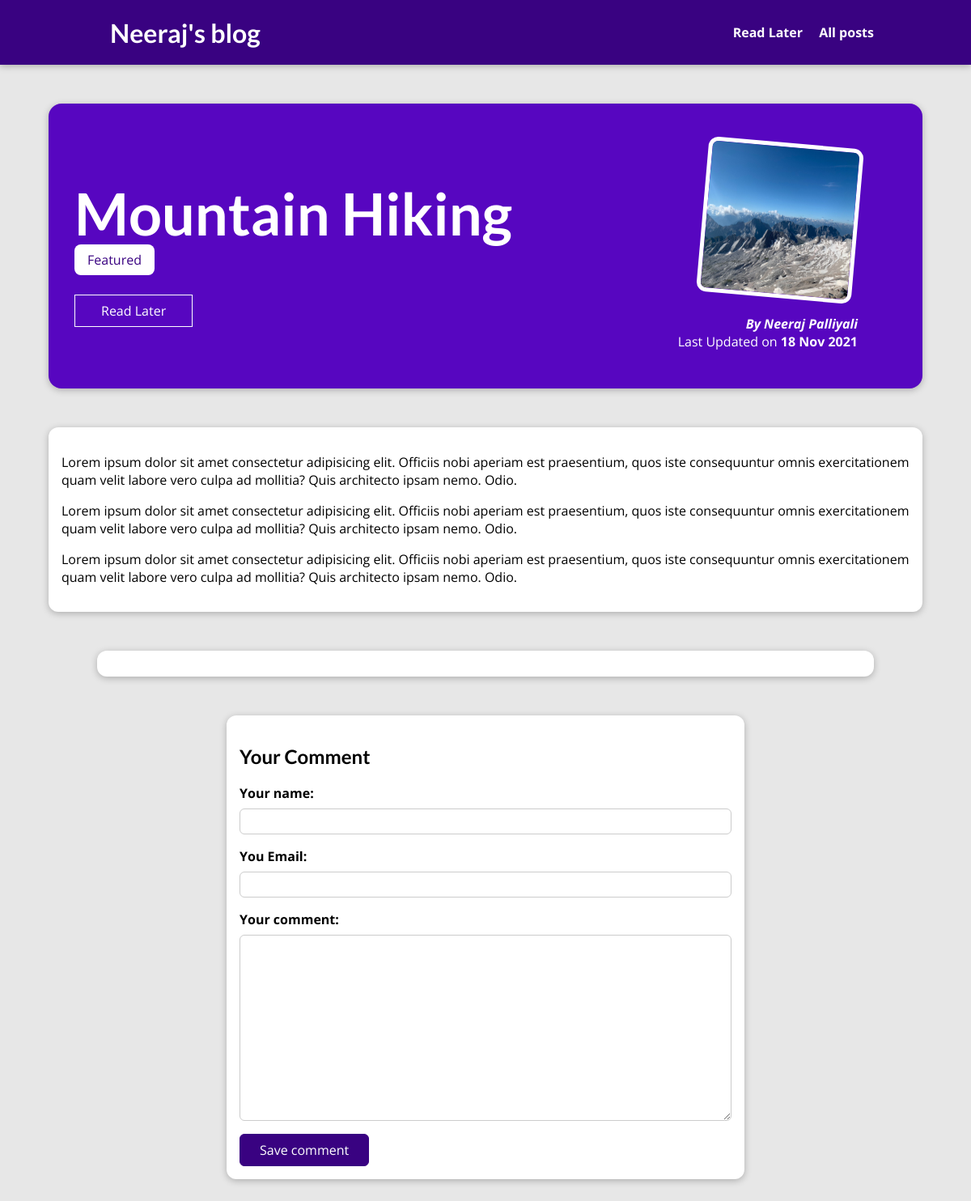
Page /posts/hike-in-the-mountains on the earlier database version.
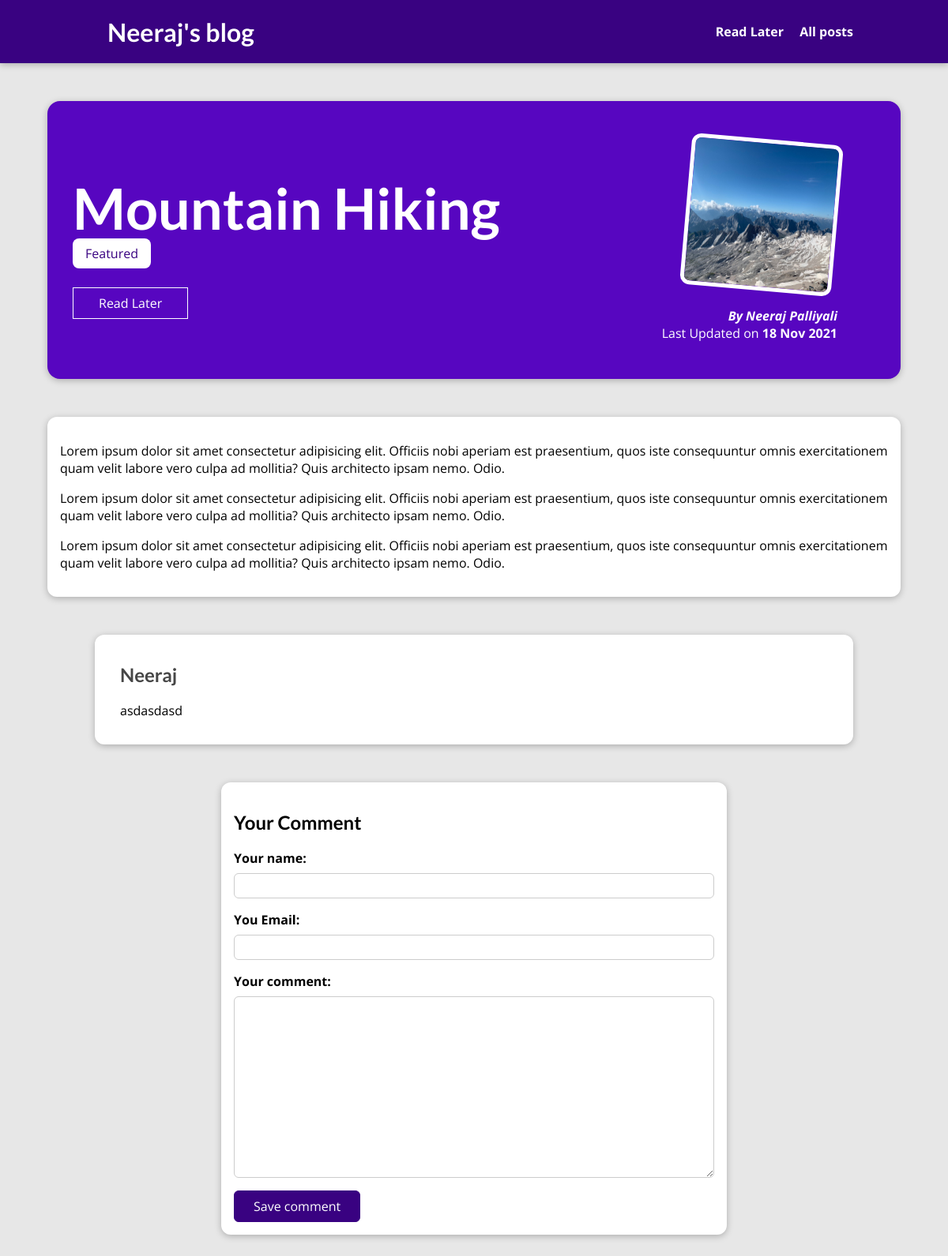
Same page on the later database version.
### blog/models.py (models this page shows, shortened)
class Tag(models.Model):
    caption = models.CharField(max_length=20)

class Comment(models.Model):
    user_name = models.CharField(max_length=120)
    user_email = models.EmailField()
    text = models.TextField()
    post = models.ForeignKey(Post, on_delete=CASCADE, related_name="comments", blank = True)

### blog/views.py (the view, shortened to what this page needs)
# urls.py: path("posts/<slug:slug>", views.SinglePostView.as_view(), name="post-detail-page"),
class SinglePostView(View):
    def is_stored(self, request, post_id):
        stored_posts = request.session.get("stored_posts")
        if(stored_posts is not None):
            is_saved_for_later = post_id in stored_posts
        else:
            is_saved_for_later =False
        return is_saved_for_later
    def get(self, request, slug):
        post = Post.objects.get(slug=slug)
        context = {
          "post": post,
          "post_tags": post.caption.all(),
          "comment_form": CommentForm(),
          "comments": post.comments.all().order_by("-id"),
          "save_for_later": self.is_stored(request, post.id)
        }
        return render(request, "blog/post-detail.html", context)

### blog/forms.py
class CommentForm(forms.ModelForm):
    class Meta:
        model = Comment
        exclude = ["post"]
        labels = {
            "user_name": "Your name:",
            "user_email": "You Email:",
            "text": "Your comment"
        }

### blog/models.py (called while the page is built)
    def full_name(self):
        return f"{self.first_name} {self.last_name}"

    def __str__(self):
        return self.full_name()

### blog/templates/blog/post-detail.html (shortened to what this page needs)
{% extends 'base.html' %}
{% load static %}
{% block css_files %}
    <link rel = "stylesheet" href="{% static "blog/post-detail.css"%}">
{% endblock css_files %}
{% block body %}
    <section id="summary">
        <h2>{{post.title}}</h2>
        <div>
        {% for tag in post_tags %}
            <span class="tag"> {{ tag.caption|title }}</span>
        {% endfor %}
        </div>
        <div id = "read-later">
        <form action="{% url 'read-later' %}"  method="POST">
            <button> {% if save_for_later %}
                Remover from read later
            {% else %}
                Read Later
            {% endif %}  </button>
        </form>
        </div>
        <article>
            <img src="{{ post.image_name.url }}" alt"{{post.title}}"/>
            <address> By <a href="mailto:{{ post.author.email_id}}">{{post.author}} </a> </address>
            <div>
                Last Updated on <time> {{post.date|date:"d M Y"}}</time>
            </div>
        </article>
    </section>
    <main>
        {{ post.content| linebreaks }}
    </main>
    <section id="comments">
        <ul>
            {% for comment in comments %}
            <li>
                <h2>{{comment.user_name}}</h2>
                <p>{{comment.text|linebreaks}}</p>
            </li>
            {% endfor %}
        </ul>
    </section>
    <section id= "comment-form">
        <h2>Your Comment</h2>
        <form action="{% url "post-detail-page" post.slug %}" method="POST" >
            {% for form_field in comment_form %}
            <div class="form-control{% if form_field.errors %} invalid {% endif %}">
                {{form_field.label_tag}}
                {{form_field}}
            </div>
            {% endfor %}
            <button>Save comment</button>
        </form>
    </section>
{% endblock body %}

Differences in the rows shown:
added Comment: user_name "Neeraj", text "asdasdasd"
